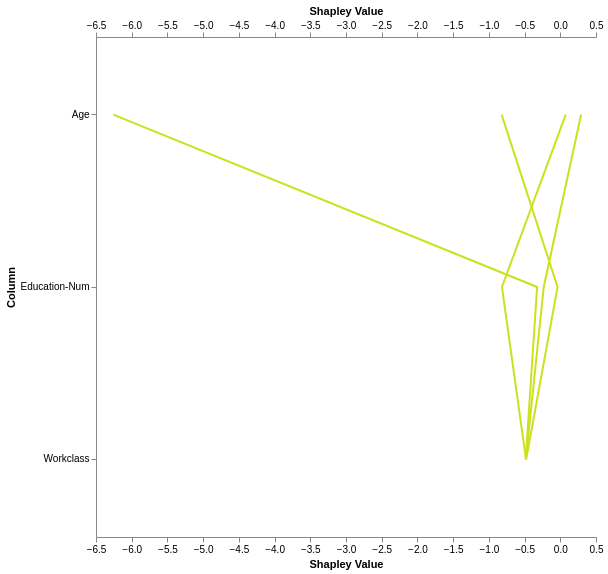

This figure's Vega-Lite source:
### Vega specification from a JSON file in a GitHub repository (floating-point values rounded to 4 significant figures)
{"$schema": "https://vega.github.io/schema/vega/v5.json", "description": "Cumulative Line Graph of Shapley Values for Each Individual with Expected Value and Ordered Columns.", "width": 500, "height": 500, "padding": 5, "data": [{"name": "table", "values": [{"Column": "Age", "Shapley_Value": -5.933, "individual": 1, "expected_value": 0.5}, {"Column": "Workclass", "Shapley_Value": 0.01601, "individual": 1, "expected_value": 0.5}, {"Column": "Education-Num", "Shapley_Value": 0.1594, "individual": 1, "expected_value": 0.5}, {"Column": "Age", "Shapley_Value": 0.8933, "individual": 2, "expected_value": 0.5}, {"Column": "Workclass", "Shapley_Value": 0.02008, "individual": 2, "expected_value": 0.5}, {"Column": "Education-Num", "Shapley_Value": -0.3369, "individual": 2, "expected_value": 0.5}, {"Column": "Age", "Shapley_Value": 0.5233, "individual": 3, "expected_value": 0.5}, {"Column": "Workclass", "Shapley_Value": 0.01801, "individual": 3, "expected_value": 0.5}, {"Column": "Education-Num", "Shapley_Value": 0.2504, "individual": 3, "expected_value": 0.5}, {"Column": "Age", "Shapley_Value": -0.7833, "individual": 4, "expected_value": 0.5}, {"Column": "Workclass", "Shapley_Value": 0.02208, "individual": 4, "expected_value": 0.5}, {"Column": "Education-Num", "Shapley_Value": 0.4399, "individual": 4, "expected_value": 0.5}]}, {"name": "data_agg", "source": "table", "transform": [{"type": "aggregate", "groupby": ["Column"], "fields": ["Shapley_Value"], "ops": ["average"], "as": ["avg_Shapley_Value"]}, {"type": "formula", "expr": "abs(datum.avg_Shapley_Value)", "as": "abs_avg_Shapley_Value"}, {"type": "collect", "sort": {"field": "abs_avg_Shapley_Value", "order": "descending"}}, {"type": "window", "sort": {"field": "abs_avg_Shapley_Value", "order": "ascending"}, "ops": ["row_number"], "as": ["rank"]}]}, {"name": "data_sorted", "source": "table", "transform": [{"type": "lookup", "from": "data_agg", "key": "Column", "fields": ["Column"], "values": ["rank", "avg_Shapley_Value"], "as": ["rank", "avg_Shapley_Value"]}, {"type": "window", "sort": {"field": "rank", "order": "ascending"}, "groupby": ["individual"], "ops": ["sum"], "fields": ["Shapley_Value"], "as": ["cumulative_sum"], "frame": [null, 0]}, {"type": "formula", "as": "cumulative_sum_expected_value", "expr": "datum.cumulative_sum - datum.expected_value"}, {"type": "formula", "expr": "datum.cumulative_sum_expected_value - datum.Shapley_Value", "as": "start"}, {"type": "collect", "sort": {"field": "rank"}}]}], "scales": [{"name": "yscale", "type": "band", "domain": {"data": "data_sorted", "field": "Column", "sort": {"field": "rank", "op": "min", "order": "descending"}}, "range": "height", "paddingInner": 0.1}, {"name": "xscale", "type": "linear", "domain": {"data": "data_sorted", "fields": ["start", "cumulative_sum_expected_value"]}, "range": "width", "nice": true, "zero": true}, {"name": "color", "type": "linear", "domain": {"data": "data_sorted", "field": "avg_Shapley_Value"}, "range": {"scheme": "viridis"}}], "axes": [{"orient": "left", "scale": "yscale", "title": "Column"}, {"orient": "bottom", "scale": "xscale", "title": "Shapley Value"}, {"orient": "top", "scale": "xscale", "title": "Shapley Value"}], "marks": [{"type": "group", "from": {"facet": {"name": "individualSeries", "data": "data_sorted", "groupby": "individual"}}, "marks": [{"type": "line", "from": {"data": "individualSeries"}, "encode": {"enter": {"x": {"scale": "xscale", "field": "cumulative_sum_expected_value"}, "x2": {"scale": "xscale", "field": "cumulative_sum_expected_value"}, "y": {"scale": "yscale", "field": "Column", "band": 0.5}, "stroke": {"scale": "color", "field": "avg_Shapley_Value"}, "strokeWidth": {"value": 2}}}}]}]}
